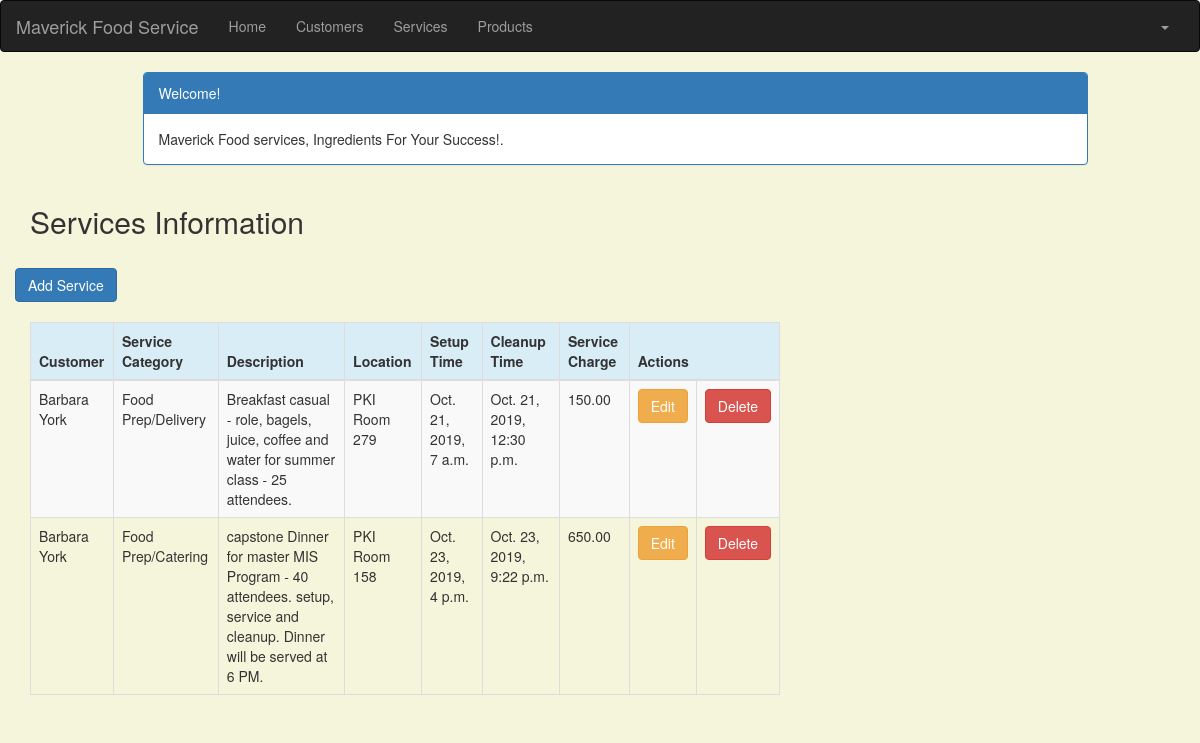
Screenshot of /service_list (signed in) with the database file from the repository.
### crm/models.py (models this page shows, shortened)
class Service(models.Model):
    cust_name = models.ForeignKey(Customer, on_delete=models.CASCADE, related_name='services')
    service_category = models.CharField(max_length=100)
    description = models.TextField()
    location = models.CharField(max_length=200)
    setup_time = models.DateTimeField( default=timezone.now)
    cleanup_time = models.DateTimeField( default=timezone.now)
    service_charge = models.DecimalField(max_digits=10, decimal_places=2)
    created_date = models.DateTimeField( default=timezone.now)
    updated_date = models.DateTimeField(auto_now_add=True)

class Customer(models.Model):
    cust_name = models.CharField(max_length=50)
    organization = models.CharField(max_length=100, blank=True)
    role = models.CharField(max_length=100)
    email = models.EmailField(max_length=100)
    bldgroom = models.CharField(max_length=100)
    address = models.CharField(max_length=200)
    account_number = models.IntegerField(blank=False, null=False)
    city = models.CharField(max_length=50)
    state = models.CharField(max_length=50)
    zipcode = models.CharField(max_length=10)
    phone_number = models.CharField(max_length=50)
    created_date = models.DateTimeField(default=timezone.now)
    updated_date = models.DateTimeField(auto_now_add=True)
    def __str__(self):
        return str(self.cust_name)

### crm/views.py (the view)
# urls.py: path('service_list', views.service_list, name='service_list'),
@login_required
def service_list(request):
    services = Service.objects.filter(created_date__lte=timezone.now())
    return render(request, 'crm/service_list.html', {'services': services})

### crm/templates/crm/service_list.html (shortened to what this page needs)
<!DOCTYPE html> {% extends 'crm/base.html' %} {% block content %}
<head>
    <link rel="stylesheet" href="https://maxcdn.bootstrapcdn.com/bootstrap/3.3.4/css/bootstrap.min.css"> </head>
<body>
    <div class="container">
        <div class="row">
            <div class="col-md-10 col-md-offset-1">
                <div class="panel panel-primary">
                    <div class="panel-heading">Welcome!</div>
                    <div class="panel-body"> Maverick Food services, Ingredients For Your Success!. </div>
                </div>
            </div>
        </div>
    </div>
    <div class="row">
        <h2 style="padding-left: 15Px">Services Information</h2>
    </div>
    <div class="row"> <a href="{% url 'crm:service_new' %}" class="row"><span class="btn btn-primary">Add Service</span></a> </div>
    <div>
        <table class="table table-striped table-bordered table-hover">
            <thead>
                <tr class="bg-info">
                    <th>Customer</th>
                    <th>Service Category</th>
                    <th>Description</th>
                    <th>Location</th>
                    <th>Setup Time</th>
                    <th>Cleanup Time</th>
                    <th>Service Charge</th>
                    <th colspan="3">Actions</th>
                </tr>
            </thead>
            <tbody> {% for service in services %}
                <tr>
                    <td>{{ service.cust_name }}</td>
                    <td>{{ service.service_category }}</td>
                    <td>{{ service.description }}</td>
                    <td>{{ service.location }}</td>
                    <td>{{ service.setup_time }}</td>
                    <td>{{ service.cleanup_time }}</td>
                    <td>{{ service.service_charge }}</td>
                    <td><a href="{% url 'crm:service_edit' pk=service.pk %}" class="btn btn-warning">Edit</a></td>
                    <td><a href="{% url 'crm:service_delete' pk=service.pk %}"
                           onclick="return confirm('Are you sure you want to delete?')"
                           class="btn btn-danger">Delete</a>
                    </td>
                </tr> {% endfor %} </tbody>
        </table>
    </div>
</body> {% endblock %}

### crm/templates/crm/service_list.html (style rules this page uses)
body { background-color: beige; }

### rows the page displays
Service: cust_name "Barbara York", service_category "Food Prep/Delivery", description "Breakfast casual - role, bagels, juice, coffee and water for summer class - 25 attendees.", location "PKI Room 279", setup_time "Oct. 21, 2019, 7 a.m.", cleanup_time "Oct. 21, 2019, 12:30 p.m.", service_charge "150.00"
Service: cust_name "Barbara York", service_category "Food Prep/Catering", description "capstone Dinner for master MIS Program - 40 attendees. setup, service and cleanup. Dinner will be served at 6 PM.", location "PKI Room 158", setup_time "Oct. 23, 2019, 4 p.m.", cleanup_time "Oct. 23, 2019, 9:22 p.m.", service_charge "650.00"
